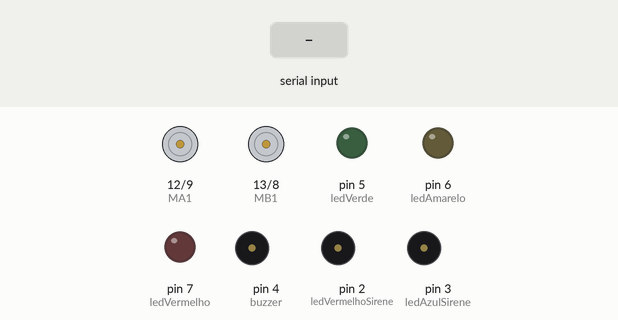
Simulated run of this sketch. Board: Arduino Uno, built with avr-gcc and run on an emulated ATmega328P. On the bench: motor-driver pin pairs drawn as motors (green arrow = first pin HIGH = forward, orange = second pin HIGH = backward, longer = more drive, scaled by the enable pin), output pins drawn as LEDs (lit = HIGH), buzzer (waves = sounding, pin HIGH). The inputs (shaded band) are chosen by the test bench. What the sketch prints to the serial monitor is not drawn.

Above: at 1.2 s.
1.3 s: "V" received over Serial
At 2.97 s:
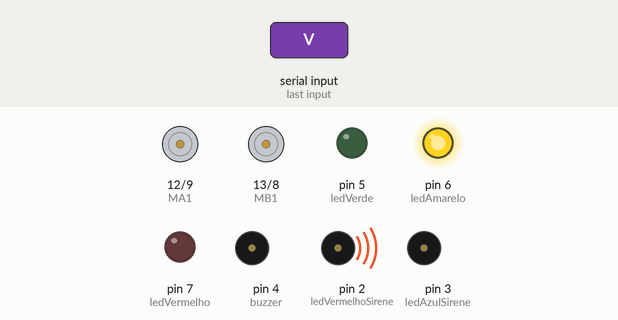
4.3 s: "F" received over Serial
At 6.0 s:
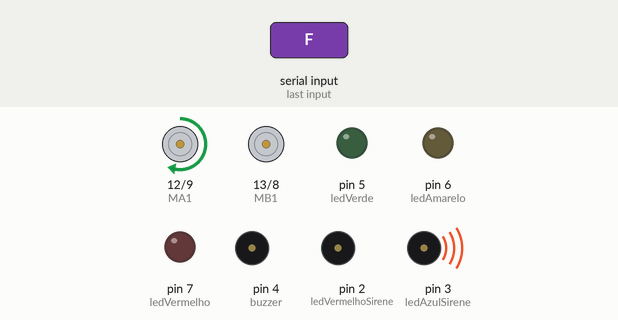
6.3 s: "B" received over Serial
At 7.0 s:
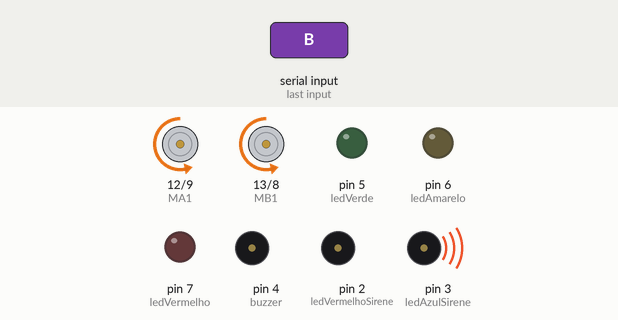
7.8 s: "R" received over Serial
At 8.2 s:
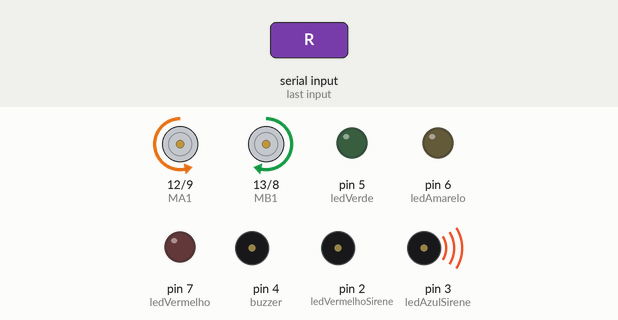
9.3 s: "L" received over Serial
At 10.5 s:
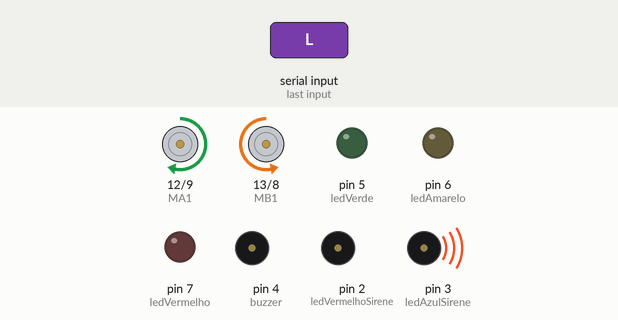
10.8 s: "F" received over Serial
At 11.7 s:
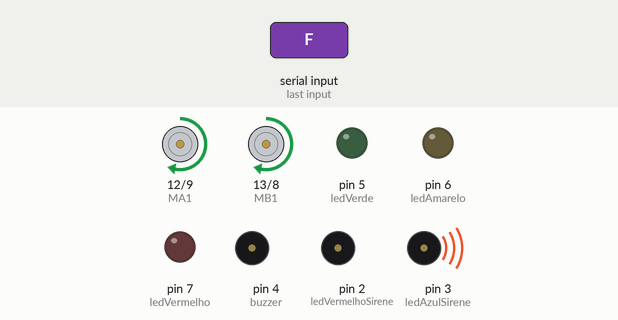
Timing chart, 0 to 13.3 s (numbered marks = the images above; inputs shaded):
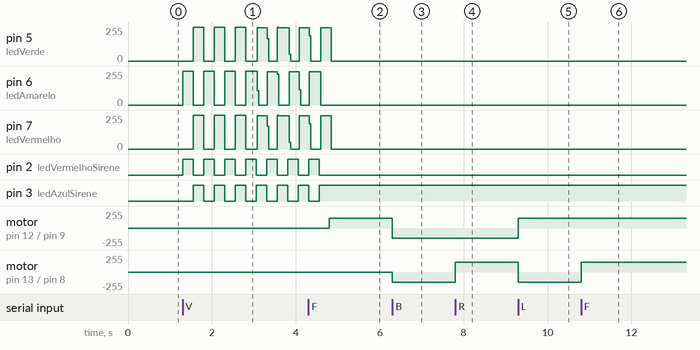

The sketch:

Carro_bluetooth_e_sirene.ino
```cpp
// Declarando as portas do carro as portas (12, 9, 10, 13, 8, 11) não podem ser alteradas pois são padrões da ponte L298P

char ComandoRecebido; // Variavél que vai guadar o comando do carro
int MA1 =  12;     // Motor A
int MA2 =  9;      // Motor A
int PWM_A =10;     // Velocidade PWM Motor A
int MB1 =  13;     // Motor B
int MB2 =  8;      // Motor B
int PWM_B =11;     // Velocidade PWM Motor B
int SPD = 150;     // Velocidade PWM 0 - 255
int buzzer = 4; // Declara a porta do buzzer

// Declara as portas auxiliares luzes e buzina
int ledVerde = 5; // Leds dos semaforos
int ledAmarelo = 6; // Leds dos semaforos
int ledVermelho = 7; // Leds dos semaforos
int ledAzulSirene = 3; // Sirene de Polcícia
int ledVermelhoSirene = 2; // Sirene de Polcícia


// Declara a variável de tempo de acionamento do led e tempo da sirene buzzer

int tempo = 100; //variável usada para definir o tempo de acionamento do buzzer
int frequencia = 0; //variável usada para armazenar a frequencia que será usada no acionamento do buzzer
unsigned long millisTarefa1 = millis(); //variável que recebe o tempo atual em milissegundos
int temp = 250; //variável usada para definir o tempo de acionamento do led

void setup() {

// Declara como saída as portas do da placa L298P
pinMode(MA1, OUTPUT);   //Motor A1
pinMode(MA2, OUTPUT);   //Motor A2
pinMode(PWM_A, OUTPUT); //Speed PWM Motor A
pinMode(MB1, OUTPUT);   //Motor B1
pinMode(MB2, OUTPUT);   //Motor B2
pinMode(PWM_B, OUTPUT); //Speed PWM Motor B
pinMode(buzzer, OUTPUT); // Declara o buzzer como saída

// Declara as portas de saída

pinMode(ledVerde, OUTPUT);
pinMode(ledVermelho, OUTPUT);
pinMode(ledAmarelo, OUTPUT);
pinMode(ledAzulSirene, OUTPUT);
pinMode(ledVermelhoSirene, OUTPUT);
pinMode (buzzer, OUTPUT);

Serial.begin(9600);
Serial.println("Recebendo Dados");
}

void loop(){

if (Serial.available()){ // Avalia se existe comando enviados a porta serial
ComandoRecebido = Serial.read();

}

switch (ComandoRecebido){

  case 'F': {// Caso for apertado o botão frente carro executa a função Frente
  Frente();
  break;
  }
  case 'B': {// Caso for apertado o botão frente carro executa a função Tras
  Tras();
  break;
  }
  case 'R': {// Caso for apertado o botão frente carro executa a função Frente
  Direita();
  break;
  }
  case 'L': {// Caso for apertado o botão frente carro executa a função Frente
  Esquerda();
  break;
  }
 case 'V': {
 SirenePolicia();
 break;
 }
 case 'v': {
 DesligaSirene();
 break;
}

}
}

// *******************************Funções para controle do carrinho *************************************************************************

// Para o carrro faz ré
void Frente()
{
digitalWrite(MA1, HIGH);
digitalWrite(MA2, LOW);
analogWrite(PWM_A, SPD);
digitalWrite(MB1, HIGH);
digitalWrite(MB2, LOW);


}
// O carrro faz ré
void Tras()
{
digitalWrite(MA1, LOW);
digitalWrite(MA2, HIGH);
analogWrite(PWM_A, SPD);
digitalWrite(MB1, LOW);
digitalWrite(MB2, HIGH);
analogWrite(PWM_B, SPD);

}
// O carrro faz curva para esquerda
void Esquerda()
{
digitalWrite(MA1, HIGH);
digitalWrite(MA2, LOW);
analogWrite(PWM_A, SPD);
digitalWrite(MB1, LOW);
digitalWrite(MB2, HIGH);
analogWrite(PWM_B, SPD);


}
// Para o carrro faz curva para direita
void Direita()
{
digitalWrite(MA1, LOW);
digitalWrite(MA2, HIGH);
analogWrite(PWM_A, SPD);
digitalWrite(MB1, HIGH);
digitalWrite(MB2, LOW);
analogWrite(PWM_B, SPD);


}
// Para o carrro
void Parar()
{
digitalWrite(MA1, LOW);
digitalWrite(MA2, LOW);
analogWrite(PWM_A, 0);
digitalWrite(MB1, LOW);
digitalWrite(MB2, LOW);
analogWrite(PWM_B, 0);
}

// ***********************************************Acionamento da Buzina***********************************************************************

void SirenePolicia(){
   Parar();
   for (frequencia = 150; frequencia < 1800; frequencia += 1) { //Define frequencia igual a 150; verifica se frequencia é menor que 1800; realiza a soma frequencia = frequencia + 1
    led(); //Chama a função led
    tone(buzzer, frequencia, tempo); //Aciona o led com frequência definida pelo for e tempo igual a 100 milissegundos
    delay(1); //delay de 1 milissegundos
  }
  for (frequencia = 1800; frequencia > 150; frequencia -= 1) { //Define frequencia igual a 1800; verifica se frequencia é maior que 150; realiza a subtração frequencia = frequencia - 1
    led(); //Chama a função led
    tone(buzzer, frequencia, tempo); //Aciona o led com frequência definida pelo for e tempo igual a 100 milissegundos
    delay(1); //delay de 1 milissegundos
    DesligaSirene();
  }

}

void led() {
  if (millis() - millisTarefa1 > temp) {//Se o resultado da subtração de millis() - millisTarefa1 for maior que temp (250 milissegundo)
    digitalWrite(ledAzulSirene, HIGH);//Liga o LED azul
    digitalWrite(ledVermelhoSirene, LOW);//Desliga o LED vermelho
    digitalWrite(ledVerde, HIGH);
    digitalWrite(ledAmarelo, LOW);
    digitalWrite(ledVermelho, HIGH);

  } else {//Senão
    digitalWrite(ledAzulSirene, LOW);//Desliga o azul
    digitalWrite(ledVermelhoSirene, HIGH);//Liga o LED vermelho
    digitalWrite(ledVerde, LOW);
    digitalWrite(ledAmarelo, HIGH);
    digitalWrite(ledVermelho, LOW);
  }
  if ((millis() - millisTarefa1) > (2 * temp)) {//Se o resultado da subtração de millis() - millisTarefa1 for maior que 2 vezes temp (500 milissegundo)
    millisTarefa1 = millis();//Atribui a millisTarefa1 o valor de millis()
  }
}

void DesligaSirene(){
   noTone(buzzer);
   digitalWrite(ledVerde, LOW);
   digitalWrite(ledAmarelo, LOW);
   digitalWrite(ledVermelho, LOW);

}
```

Measured:
- after the input at 1.3 s, pin 5 (ledVerde): 0/255 → 255/255 after 0.25 s, → 0/255 0.25 s later, → 255/255 0.25 s later, → 0/255 0.25 s later, … (14 changes in this stretch); pin 6 (ledAmarelo): ramps from 255/255 to 0/255 and jumps back, once every 0.50 s
- after the input at 4.3 s, motor on pin 12 (MA1) / pin 9 (MA2): stopped → forward 150/255 after 0.50 s; tone on pin 4 (buzzer): stays silent (without the input it goes to 387 Hz after 0.75 s)
- after the input at 6.3 s, motor on pin 12 (MA1) / pin 9 (MA2): forward 150/255 → backward 150/255 at once; motor on pin 13 (MB1) / pin 8 (MB2): stopped → backward 150/255 at once
- after the input at 7.8 s, motor on pin 13 (MB1) / pin 8 (MB2): backward 150/255 → forward 150/255 at once
- after the input at 9.3 s, motor on pin 12 (MA1) / pin 9 (MA2): backward 150/255 → forward 150/255 at once; motor on pin 13 (MB1) / pin 8 (MB2): forward 150/255 → backward 150/255 at once
- after the input at 10.8 s, motor on pin 13 (MB1) / pin 8 (MB2): backward 150/255 → forward 150/255 at once
